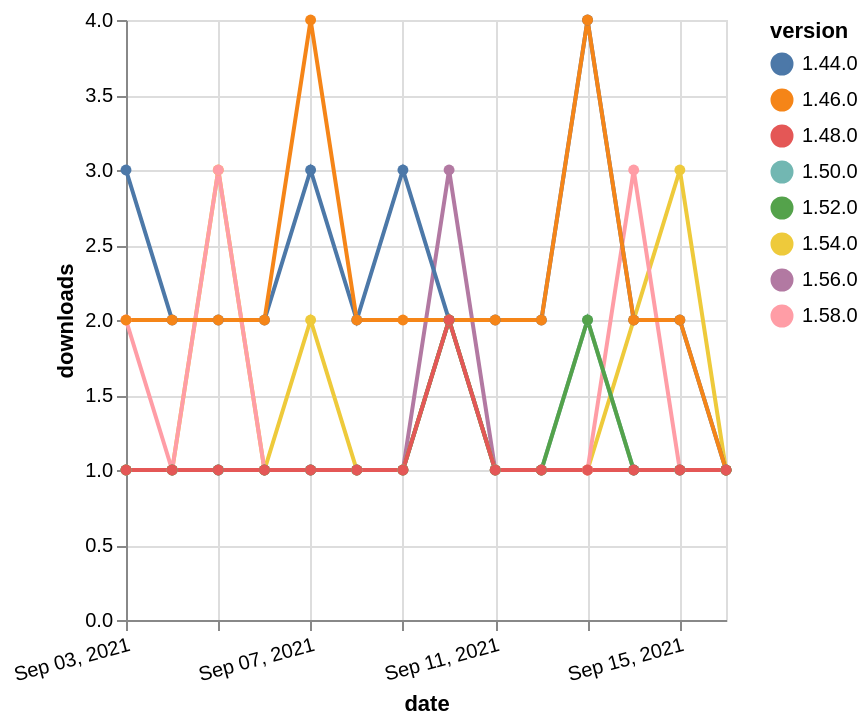

Express this chart as Vega-Lite.
### Vega-Lite specification from a JSON file in a GitHub repository (floating-point values rounded to 4 significant figures)
{"$schema": "https://vega.github.io/schema/vega-lite/v5.json", "description": "A simple bar chart with embedded data.", "data": {"values": [{"date": "2021-09-03", "total": 200, "delta": 1, "version": "1.56.0"}, {"date": "2021-09-04", "total": 201, "delta": 1, "version": "1.56.0"}, {"date": "2021-09-05", "total": 202, "delta": 1, "version": "1.56.0"}, {"date": "2021-09-06", "total": 203, "delta": 1, "version": "1.56.0"}, {"date": "2021-09-07", "total": 204, "delta": 1, "version": "1.56.0"}, {"date": "2021-09-08", "total": 205, "delta": 1, "version": "1.56.0"}, {"date": "2021-09-09", "total": 206, "delta": 1, "version": "1.56.0"}, {"date": "2021-09-10", "total": 209, "delta": 3, "version": "1.56.0"}, {"date": "2021-09-11", "total": 210, "delta": 1, "version": "1.56.0"}, {"date": "2021-09-12", "total": 211, "delta": 1, "version": "1.56.0"}, {"date": "2021-09-13", "total": 212, "delta": 1, "version": "1.56.0"}, {"date": "2021-09-14", "total": 213, "delta": 1, "version": "1.56.0"}, {"date": "2021-09-15", "total": 214, "delta": 1, "version": "1.56.0"}, {"date": "2021-09-16", "total": 215, "delta": 1, "version": "1.56.0"}, {"date": "2021-09-03", "total": 176, "delta": 1, "version": "1.54.0"}, {"date": "2021-09-04", "total": 177, "delta": 1, "version": "1.54.0"}, {"date": "2021-09-05", "total": 180, "delta": 3, "version": "1.54.0"}, {"date": "2021-09-06", "total": 181, "delta": 1, "version": "1.54.0"}, {"date": "2021-09-07", "total": 183, "delta": 2, "version": "1.54.0"}, {"date": "2021-09-08", "total": 184, "delta": 1, "version": "1.54.0"}, {"date": "2021-09-09", "total": 185, "delta": 1, "version": "1.54.0"}, {"date": "2021-09-10", "total": 187, "delta": 2, "version": "1.54.0"}, {"date": "2021-09-11", "total": 188, "delta": 1, "version": "1.54.0"}, {"date": "2021-09-12", "total": 189, "delta": 1, "version": "1.54.0"}, {"date": "2021-09-13", "total": 190, "delta": 1, "version": "1.54.0"}, {"date": "2021-09-14", "total": 192, "delta": 2, "version": "1.54.0"}, {"date": "2021-09-15", "total": 195, "delta": 3, "version": "1.54.0"}, {"date": "2021-09-16", "total": 196, "delta": 1, "version": "1.54.0"}, {"date": "2021-09-03", "total": 123, "delta": 2, "version": "1.58.0"}, {"date": "2021-09-04", "total": 124, "delta": 1, "version": "1.58.0"}, {"date": "2021-09-05", "total": 127, "delta": 3, "version": "1.58.0"}, {"date": "2021-09-06", "total": 128, "delta": 1, "version": "1.58.0"}, {"date": "2021-09-07", "total": 129, "delta": 1, "version": "1.58.0"}, {"date": "2021-09-08", "total": 130, "delta": 1, "version": "1.58.0"}, {"date": "2021-09-09", "total": 131, "delta": 1, "version": "1.58.0"}, {"date": "2021-09-10", "total": 133, "delta": 2, "version": "1.58.0"}, {"date": "2021-09-11", "total": 134, "delta": 1, "version": "1.58.0"}, {"date": "2021-09-12", "total": 135, "delta": 1, "version": "1.58.0"}, {"date": "2021-09-13", "total": 136, "delta": 1, "version": "1.58.0"}, {"date": "2021-09-14", "total": 139, "delta": 3, "version": "1.58.0"}, {"date": "2021-09-15", "total": 140, "delta": 1, "version": "1.58.0"}, {"date": "2021-09-16", "total": 141, "delta": 1, "version": "1.58.0"}, {"date": "2021-09-03", "total": 202, "delta": 1, "version": "1.50.0"}, {"date": "2021-09-04", "total": 203, "delta": 1, "version": "1.50.0"}, {"date": "2021-09-05", "total": 204, "delta": 1, "version": "1.50.0"}, {"date": "2021-09-06", "total": 205, "delta": 1, "version": "1.50.0"}, {"date": "2021-09-07", "total": 206, "delta": 1, "version": "1.50.0"}, {"date": "2021-09-08", "total": 207, "delta": 1, "version": "1.50.0"}, {"date": "2021-09-09", "total": 208, "delta": 1, "version": "1.50.0"}, {"date": "2021-09-10", "total": 210, "delta": 2, "version": "1.50.0"}, {"date": "2021-09-11", "total": 211, "delta": 1, "version": "1.50.0"}, {"date": "2021-09-12", "total": 212, "delta": 1, "version": "1.50.0"}, {"date": "2021-09-13", "total": 214, "delta": 2, "version": "1.50.0"}, {"date": "2021-09-14", "total": 215, "delta": 1, "version": "1.50.0"}, {"date": "2021-09-15", "total": 216, "delta": 1, "version": "1.50.0"}, {"date": "2021-09-16", "total": 217, "delta": 1, "version": "1.50.0"}, {"date": "2021-09-03", "total": 2389, "delta": 3, "version": "1.44.0"}, {"date": "2021-09-04", "total": 2391, "delta": 2, "version": "1.44.0"}, {"date": "2021-09-05", "total": 2393, "delta": 2, "version": "1.44.0"}, {"date": "2021-09-06", "total": 2395, "delta": 2, "version": "1.44.0"}, {"date": "2021-09-07", "total": 2398, "delta": 3, "version": "1.44.0"}, {"date": "2021-09-08", "total": 2400, "delta": 2, "version": "1.44.0"}, {"date": "2021-09-09", "total": 2403, "delta": 3, "version": "1.44.0"}, {"date": "2021-09-10", "total": 2405, "delta": 2, "version": "1.44.0"}, {"date": "2021-09-11", "total": 2407, "delta": 2, "version": "1.44.0"}, {"date": "2021-09-12", "total": 2409, "delta": 2, "version": "1.44.0"}, {"date": "2021-09-13", "total": 2413, "delta": 4, "version": "1.44.0"}, {"date": "2021-09-14", "total": 2415, "delta": 2, "version": "1.44.0"}, {"date": "2021-09-15", "total": 2417, "delta": 2, "version": "1.44.0"}, {"date": "2021-09-16", "total": 2418, "delta": 1, "version": "1.44.0"}, {"date": "2021-09-03", "total": 2440, "delta": 2, "version": "1.46.0"}, {"date": "2021-09-04", "total": 2442, "delta": 2, "version": "1.46.0"}, {"date": "2021-09-05", "total": 2444, "delta": 2, "version": "1.46.0"}, {"date": "2021-09-06", "total": 2446, "delta": 2, "version": "1.46.0"}, {"date": "2021-09-07", "total": 2450, "delta": 4, "version": "1.46.0"}, {"date": "2021-09-08", "total": 2452, "delta": 2, "version": "1.46.0"}, {"date": "2021-09-09", "total": 2454, "delta": 2, "version": "1.46.0"}, {"date": "2021-09-10", "total": 2456, "delta": 2, "version": "1.46.0"}, {"date": "2021-09-11", "total": 2458, "delta": 2, "version": "1.46.0"}, {"date": "2021-09-12", "total": 2460, "delta": 2, "version": "1.46.0"}, {"date": "2021-09-13", "total": 2464, "delta": 4, "version": "1.46.0"}, {"date": "2021-09-14", "total": 2466, "delta": 2, "version": "1.46.0"}, {"date": "2021-09-15", "total": 2468, "delta": 2, "version": "1.46.0"}, {"date": "2021-09-16", "total": 2469, "delta": 1, "version": "1.46.0"}, {"date": "2021-09-03", "total": 195, "delta": 1, "version": "1.52.0"}, {"date": "2021-09-04", "total": 196, "delta": 1, "version": "1.52.0"}, {"date": "2021-09-05", "total": 197, "delta": 1, "version": "1.52.0"}, {"date": "2021-09-06", "total": 198, "delta": 1, "version": "1.52.0"}, {"date": "2021-09-07", "total": 199, "delta": 1, "version": "1.52.0"}, {"date": "2021-09-08", "total": 200, "delta": 1, "version": "1.52.0"}, {"date": "2021-09-09", "total": 201, "delta": 1, "version": "1.52.0"}, {"date": "2021-09-10", "total": 203, "delta": 2, "version": "1.52.0"}, {"date": "2021-09-11", "total": 204, "delta": 1, "version": "1.52.0"}, {"date": "2021-09-12", "total": 205, "delta": 1, "version": "1.52.0"}, {"date": "2021-09-13", "total": 207, "delta": 2, "version": "1.52.0"}, {"date": "2021-09-14", "total": 208, "delta": 1, "version": "1.52.0"}, {"date": "2021-09-15", "total": 209, "delta": 1, "version": "1.52.0"}, {"date": "2021-09-16", "total": 210, "delta": 1, "version": "1.52.0"}, {"date": "2021-09-03", "total": 263, "delta": 1, "version": "1.48.0"}, {"date": "2021-09-04", "total": 264, "delta": 1, "version": "1.48.0"}, {"date": "2021-09-05", "total": 265, "delta": 1, "version": "1.48.0"}, {"date": "2021-09-06", "total": 266, "delta": 1, "version": "1.48.0"}, {"date": "2021-09-07", "total": 267, "delta": 1, "version": "1.48.0"}, {"date": "2021-09-08", "total": 268, "delta": 1, "version": "1.48.0"}, {"date": "2021-09-09", "total": 269, "delta": 1, "version": "1.48.0"}, {"date": "2021-09-10", "total": 271, "delta": 2, "version": "1.48.0"}, {"date": "2021-09-11", "total": 272, "delta": 1, "version": "1.48.0"}, {"date": "2021-09-12", "total": 273, "delta": 1, "version": "1.48.0"}, {"date": "2021-09-13", "total": 274, "delta": 1, "version": "1.48.0"}, {"date": "2021-09-14", "total": 275, "delta": 1, "version": "1.48.0"}, {"date": "2021-09-15", "total": 276, "delta": 1, "version": "1.48.0"}, {"date": "2021-09-16", "total": 277, "delta": 1, "version": "1.48.0"}]}, "width": "container", "mark": {"type": "line", "point": {"filled": true}}, "encoding": {"x": {"field": "date", "type": "temporal", "timeUnit": "yearmonthdate", "title": "date", "axis": {"labelAngle": -15}}, "y": {"field": "delta", "type": "quantitative", "title": "downloads"}, "color": {"field": "version", "type": "nominal"}, "tooltip": {"field": "delta"}}}
